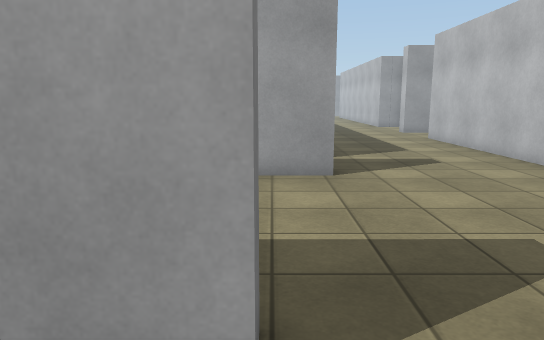
[1] (above)

24 first-person views from a walk through a 3-D level made in the Unity game engine. The camera is 1.4 m above the floor, tilts 10° down and sees 70° across. The floor is counted in squares, 1 m on a side. Each view is taken from the middle of a square. On the plan, view 1 faces up. The plan holds only what a view shows up to about 16 squares ahead; the rest is blank. The place goes on beyond the plan. The player is left out. Surface patterns are stand-ins for the level's own textures.

[2]
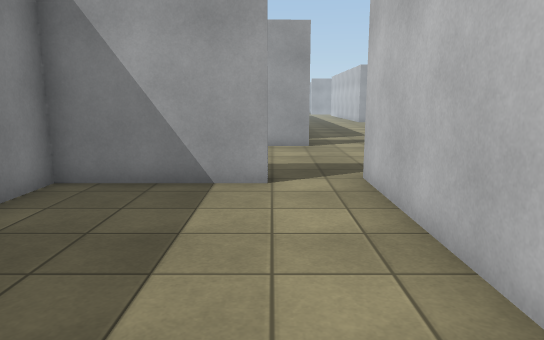

[3]
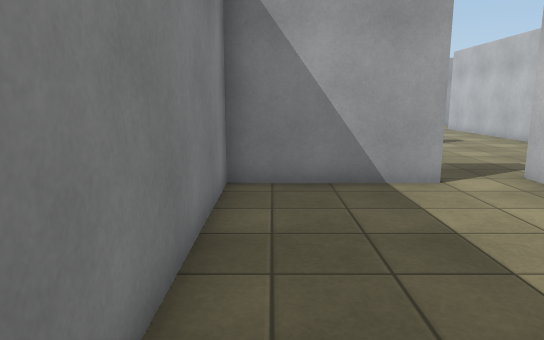

[4]
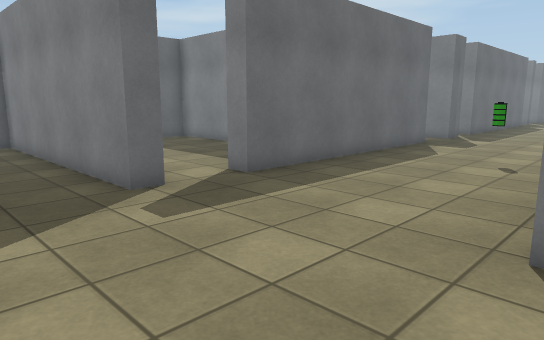

[5]
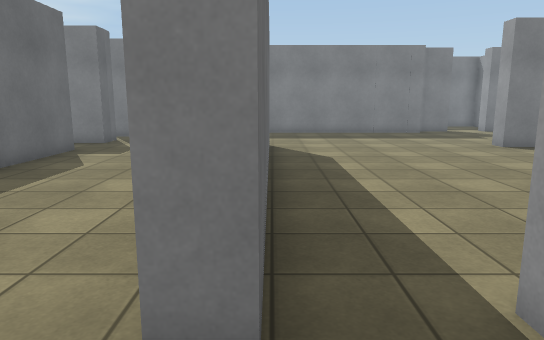

[6]
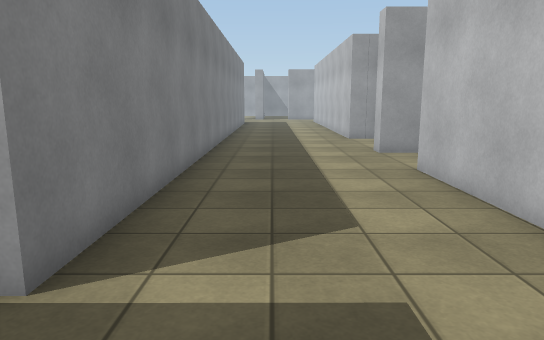

[7]
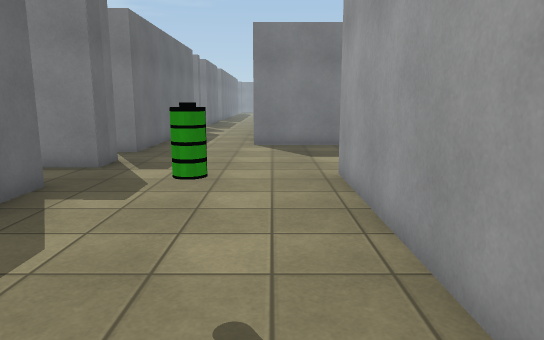

[8]
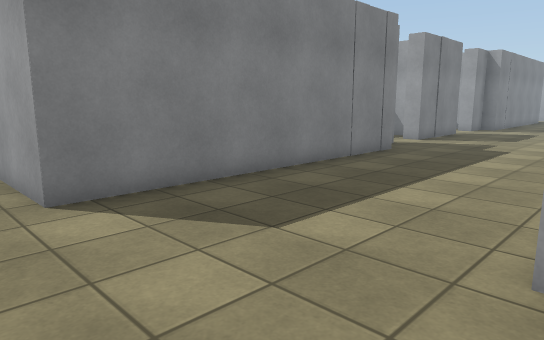

[9]
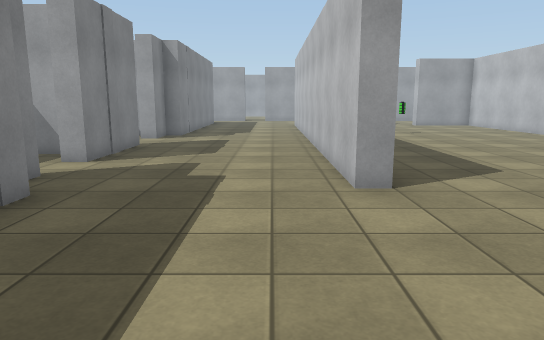

[10]
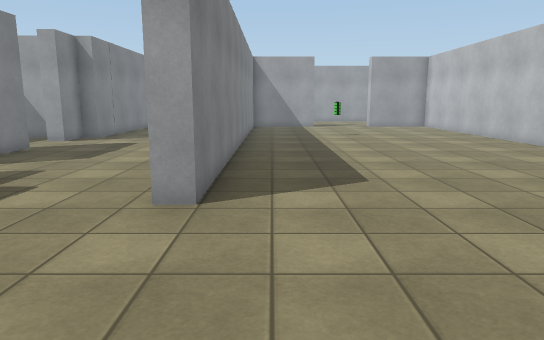

[11]
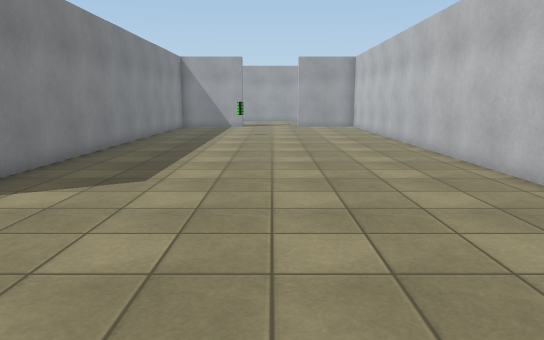

[12]
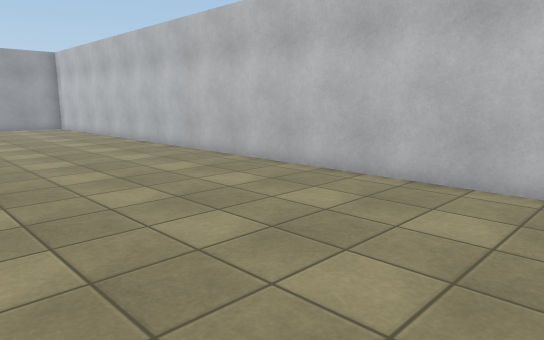

[13]
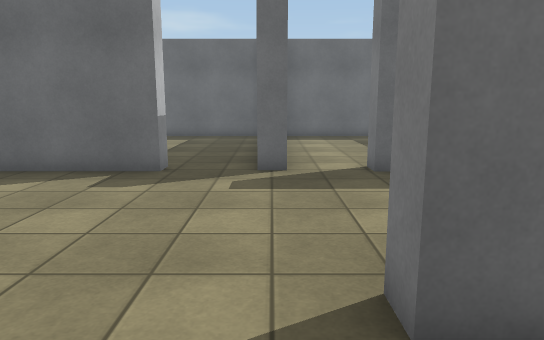

[14]
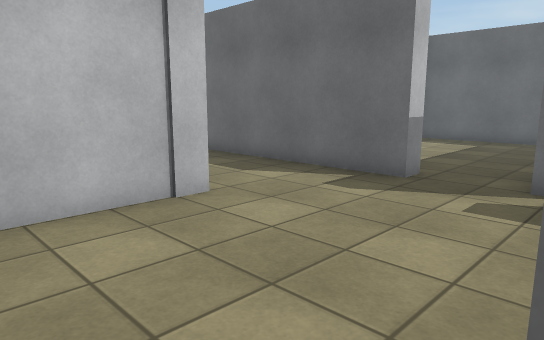

[15]
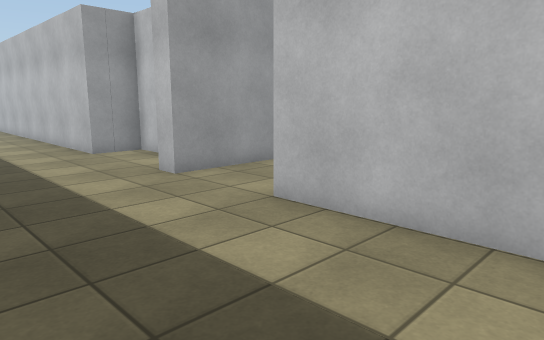

[16]
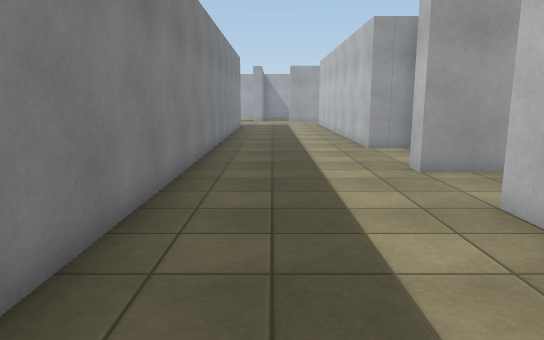

[17]
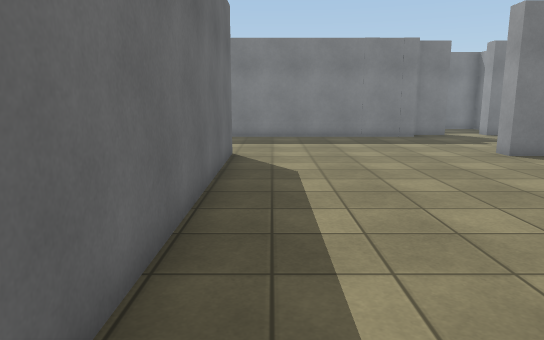

[18]
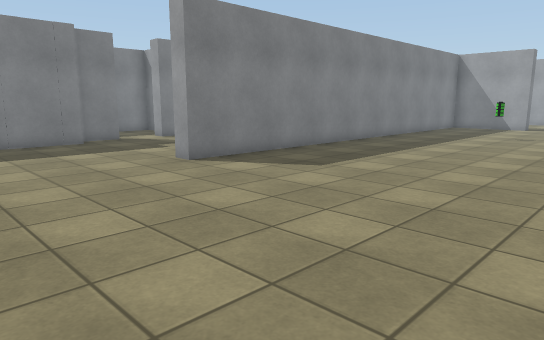

[19]
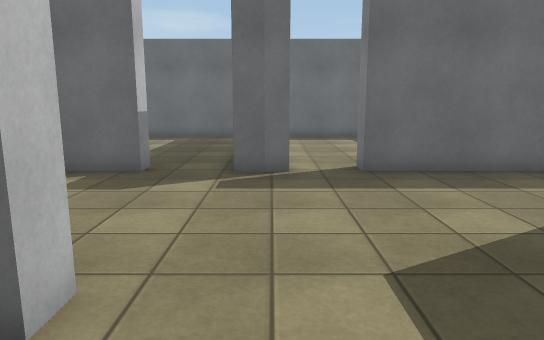

[20]
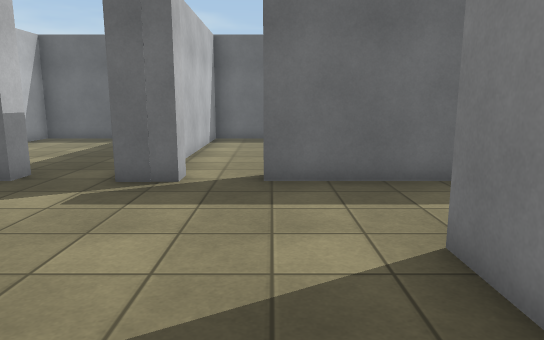

[21]
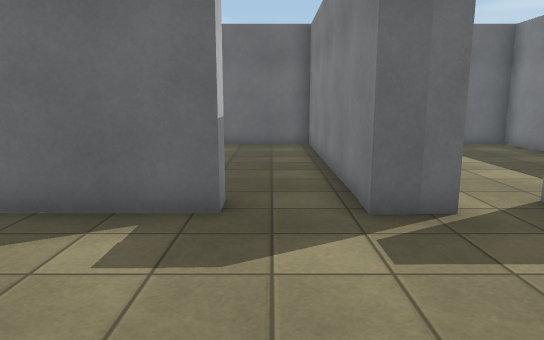

[22]
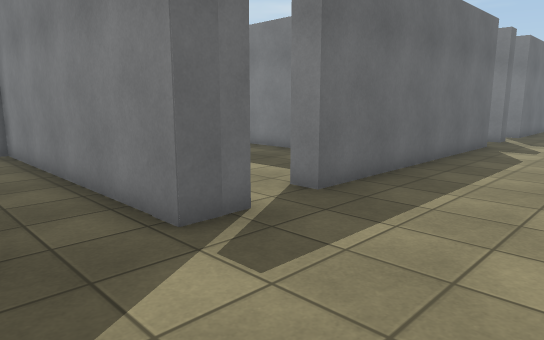

[23]
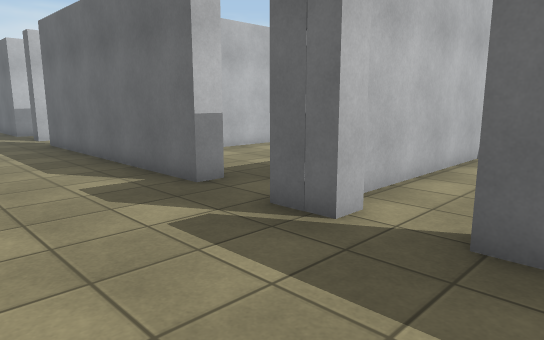

[24]
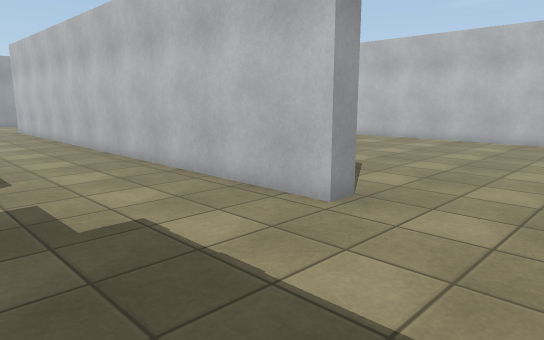

### Floor plan
Ten units are one square. View 1 is at (0, 0); x grows to the right and y downward. Boxes are objects, and circles mark ways between rooms. Rooms are numbered by the first view taken in them; rooms with no view inside come last. Other rooms are left out.
<svg viewBox="-191 -270 281 334">
<path fill="none" stroke="#000" d="M17 29 17 -22M-1 -22 -1 -16 -38 -16 -38 59 14 59M6 -110 6 -265M-37 -73 -96 -73 -96 -79 12 -79 12 -73 -3 -73M-147 -147 -147 -54 -171 -54M-153 -164 -153 -150M-83 -16 -83 -22 -1 -22M-90 -262 -90 -152 -96 -152 -96 -265M-153 -217 -153 -180 -160 -180M17 -22 23 -22M12 -262 12 -96 5 -96M-113 -16 -114 -22 -102 -22M60 -54 60 -151M85 -177 60 -177 60 -184M74 -208 74 -218 60 -218 60 -265M43 -22 85 -22M-147 -262 -147 -252 -153 -252 -153 -239 -161 -239M-186 -22 -129 -22 -129 -16M-102 -22 -102 59 -44 59 -44 14M-168 19 -168 59 -108 59 -109 -10"/>
<rect x="-55" y="-55" width="10" height="10" fill="#bbb"><title>battery</title></rect>
<rect x="-55" y="-265" width="10" height="10" fill="#bbb"><title>other object</title></rect>
<circle cx="5" cy="-20" r="3" fill="#2a7"/>
<circle cx="-90" cy="-20" r="3" fill="#2a7"/>
<circle cx="-120" cy="-20" r="3" fill="#2a7"/>
<text x="-10" y="20">1</text>
<text x="-50" y="-140">2</text>
<text x="-70" y="20">3</text>
<text x="-140" y="20">4</text>
</svg>
Room 1 opens to room 2. Room 2 opens to room 3. Room 2 opens to room 4.

Where each view was taken, in squares from view 1:
view 1: 0 up, 0 right, facing up
view 2: 5 down, 0 right, facing up
view 3: 5 down, 3 left, facing up
view 4: 8 up, 5 right, facing down-left
view 5: 8 up, 3 right, facing left
view 6: 7 up, 3 right, facing up
view 7: 6 up, 2 left, facing left
view 8: 4 up, 9 left, facing up-left
view 9: 9 up, 11 left, facing up
view 10: 10 up, 8 left, facing up
view 11: 10 up, 4 left, facing up
view 12: 10 up, 6 left, facing up-right
view 13: 10 up, 2 right, facing down
view 14: 9 up, 1 right, facing down-right
view 15: 11 up, 2 right, facing up-right
view 16: 10 up, 3 right, facing up
view 17: 9 up, 1 right, facing left
view 18: 10 up, 1 left, facing up-left
view 19: 10 up, 11 left, facing down
view 20: 9 up, 13 left, facing down
view 21: 7 up, 9 left, facing down
view 22: 6 up, 8 left, facing down-left
view 23: 6 up, 14 left, facing down-right
view 24: 12 up, 14 left, facing up-right
